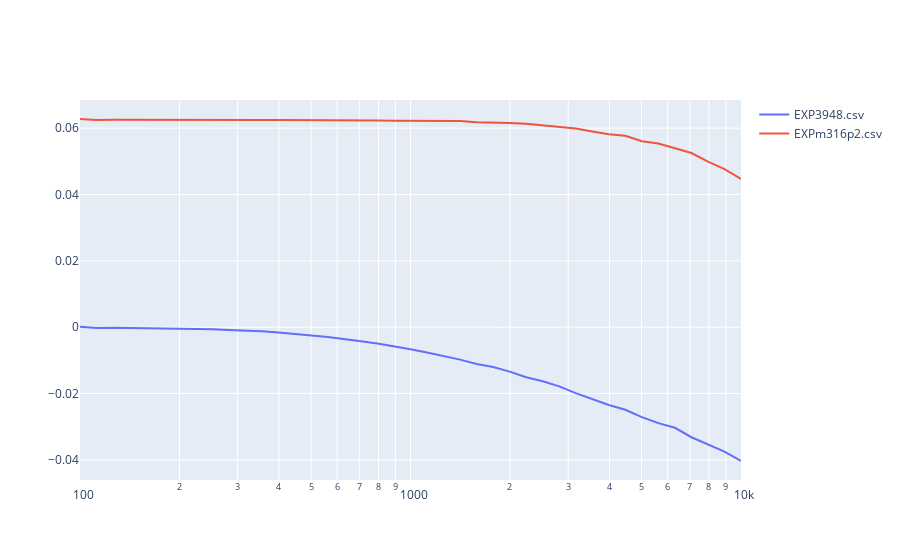

The cell this chart's notebook holds for it:
### Markdown cell above
### grafico datos
uso la libreria plotly para ver todos las mediciones al mismo tiempo

### Code cell
a=ci.plt.semilog(f,datacorr)
